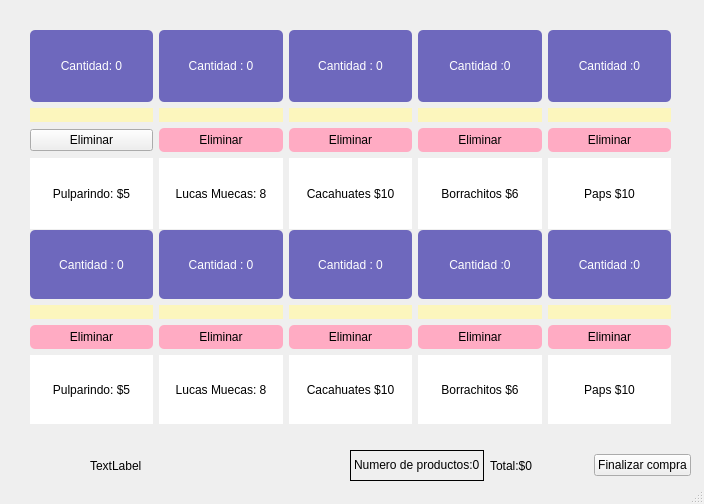
<?xml version="1.0" encoding="UTF-8"?>
<ui version="4.0">
 <class>MainWindow</class>
 <widget class="QMainWindow" name="MainWindow">
  <property name="geometry">
   <rect>
    <x>0</x>
    <y>0</y>
    <width>704</width>
    <height>504</height>
   </rect>
  </property>
  <property name="windowTitle">
   <string>MainWindow</string>
  </property>
  <property name="autoFillBackground">
   <bool>false</bool>
  </property>
  <property name="styleSheet">
   <string notr="true">Background: #d0a6e2;
hover{ background: #fff;}</string>
  </property>
  <widget class="QWidget" name="centralwidget">
   <widget class="QWidget" name="gridLayoutWidget">
    <property name="geometry">
     <rect>
      <x>30</x>
      <y>30</y>
      <width>641</width>
      <height>199</height>
     </rect>
    </property>
    <layout class="QGridLayout" name="gridLayout">
     <item row="2" column="1">
      <widget class="QPushButton" name="producto2ButtonD">
       <property name="cursor">
        <cursorShape>PointingHandCursor</cursorShape>
       </property>
       <property name="styleSheet">
        <string notr="true">background:#ffabc3; border-radius: 5px; padding:5px</string>
       </property>
       <property name="text">
        <string>Eliminar</string>
       </property>
      </widget>
     </item>
     <item row="2" column="2">
      <widget class="QPushButton" name="producto3ButtonD">
       <property name="cursor">
        <cursorShape>PointingHandCursor</cursorShape>
       </property>
       <property name="styleSheet">
        <string notr="true">background:#ffabc3; border-radius: 5px; padding:5px</string>
       </property>
       <property name="text">
        <string>Eliminar</string>
       </property>
      </widget>
     </item>
     <item row="1" column="0">
      <widget class="QPushButton" name="producto1Button">
       <property name="cursor">
        <cursorShape>PointingHandCursor</cursorShape>
       </property>
       <property name="styleSheet">
        <string notr="true">background: #fcf6bd;
border-radius: 10px;</string>
       </property>
       <property name="text">
        <string/>
       </property>
       <property name="icon">
        <iconset>
         <normaloff>../img/pulparindo-3.png</normaloff>../img/pulparindo-3.png</iconset>
       </property>
       <property name="iconSize">
        <size>
         <width>100</width>
         <height>100</height>
        </size>
       </property>
      </widget>
     </item>
     <item row="1" column="1">
      <widget class="QPushButton" name="producto2Button">
       <property name="cursor">
        <cursorShape>PointingHandCursor</cursorShape>
       </property>
       <property name="styleSheet">
        <string notr="true">background: #fcf6bd;
border-radius: 10px;</string>
       </property>
       <property name="text">
        <string/>
       </property>
       <property name="icon">
        <iconset>
         <normaloff>../img/muecas.png</normaloff>../img/muecas.png</iconset>
       </property>
       <property name="iconSize">
        <size>
         <width>100</width>
         <height>100</height>
        </size>
       </property>
      </widget>
     </item>
     <item row="2" column="3">
      <widget class="QPushButton" name="producto4ButtonD">
       <property name="cursor">
        <cursorShape>PointingHandCursor</cursorShape>
       </property>
       <property name="styleSheet">
        <string notr="true">background:#ffabc3; border-radius: 5px; padding:5px</string>
       </property>
       <property name="text">
        <string>Eliminar</string>
       </property>
      </widget>
     </item>
     <item row="2" column="4">
      <widget class="QPushButton" name="producto5ButtonD">
       <property name="cursor">
        <cursorShape>PointingHandCursor</cursorShape>
       </property>
       <property name="styleSheet">
        <string notr="true">background:#ffabc3; border-radius: 5px; padding:5px</string>
       </property>
       <property name="text">
        <string>Eliminar</string>
       </property>
      </widget>
     </item>
     <item row="1" column="2">
      <widget class="QPushButton" name="producto3Button">
       <property name="cursor">
        <cursorShape>PointingHandCursor</cursorShape>
       </property>
       <property name="styleSheet">
        <string notr="true">background: #fcf6bd;
border-radius: 10px;</string>
       </property>
       <property name="text">
        <string/>
       </property>
       <property name="icon">
        <iconset>
         <normaloff>../img/cacahuate.png</normaloff>../img/cacahuate.png</iconset>
       </property>
       <property name="iconSize">
        <size>
         <width>100</width>
         <height>100</height>
        </size>
       </property>
      </widget>
     </item>
     <item row="1" column="3">
      <widget class="QPushButton" name="producto4Button">
       <property name="cursor">
        <cursorShape>PointingHandCursor</cursorShape>
       </property>
       <property name="styleSheet">
        <string notr="true">background: #fcf6bd;
border-radius: 10px;</string>
       </property>
       <property name="text">
        <string/>
       </property>
       <property name="icon">
        <iconset>
         <normaloff>../img/tarugo.png</normaloff>../img/tarugo.png</iconset>
       </property>
       <property name="iconSize">
        <size>
         <width>100</width>
         <height>100</height>
        </size>
       </property>
      </widget>
     </item>
     <item row="1" column="4">
      <widget class="QPushButton" name="producto5Button">
       <property name="cursor">
        <cursorShape>PointingHandCursor</cursorShape>
       </property>
       <property name="styleSheet">
        <string notr="true">background: #fcf6bd;
border-radius: 10px;</string>
       </property>
       <property name="text">
        <string/>
       </property>
       <property name="icon">
        <iconset>
         <normaloff>../img/paps.png</normaloff>../img/paps.png</iconset>
       </property>
       <property name="iconSize">
        <size>
         <width>100</width>
         <height>100</height>
        </size>
       </property>
      </widget>
     </item>
     <item row="2" column="0">
      <widget class="QPushButton" name="producto1ButtonD">
       <property name="cursor">
        <cursorShape>PointingHandCursor</cursorShape>
       </property>
       <property name="mouseTracking">
        <bool>false</bool>
       </property>
       <property name="styleSheet">
        <string notr="true">background:#ffabc3; border-radius: 5px; padding:5px; 
hover{color:red}; 
</string>
       </property>
       <property name="inputMethodHints">
        <set>Qt::ImhNone</set>
       </property>
       <property name="text">
        <string>Eliminar</string>
       </property>
       <property name="checkable">
        <bool>false</bool>
       </property>
       <property name="flat">
        <bool>false</bool>
       </property>
      </widget>
     </item>
     <item row="0" column="0">
      <widget class="QLabel" name="producto1label">
       <property name="mouseTracking">
        <bool>false</bool>
       </property>
       <property name="styleSheet">
        <string notr="true">color : #fff; background: #6e68bd; border-radius:5px; text-align: center;</string>
       </property>
       <property name="text">
        <string>Cantidad: 0</string>
       </property>
       <property name="alignment">
        <set>Qt::AlignCenter</set>
       </property>
      </widget>
     </item>
     <item row="0" column="1">
      <widget class="QLabel" name="producto2label">
       <property name="styleSheet">
        <string notr="true">color : #fff; background: #6e68bd; border-radius:5px; text-align: center;</string>
       </property>
       <property name="text">
        <string>Cantidad : 0</string>
       </property>
       <property name="alignment">
        <set>Qt::AlignCenter</set>
       </property>
      </widget>
     </item>
     <item row="0" column="2">
      <widget class="QLabel" name="producto3label">
       <property name="styleSheet">
        <string notr="true">color : #fff; background: #6e68bd; border-radius:5px; text-align: center;</string>
       </property>
       <property name="text">
        <string>Cantidad : 0</string>
       </property>
       <property name="alignment">
        <set>Qt::AlignCenter</set>
       </property>
      </widget>
     </item>
     <item row="0" column="3">
      <widget class="QLabel" name="producto4label">
       <property name="styleSheet">
        <string notr="true">color : #fff; background: #6e68bd; border-radius:5px; text-align: center;</string>
       </property>
       <property name="text">
        <string>Cantidad :0</string>
       </property>
       <property name="alignment">
        <set>Qt::AlignCenter</set>
       </property>
      </widget>
     </item>
     <item row="0" column="4">
      <widget class="QLabel" name="producto5label">
       <property name="styleSheet">
        <string notr="true">color : #fff; background: #6e68bd; border-radius:5px; text-align: center;</string>
       </property>
       <property name="text">
        <string>Cantidad :0</string>
       </property>
       <property name="alignment">
        <set>Qt::AlignCenter</set>
       </property>
      </widget>
     </item>
     <item row="3" column="0">
      <widget class="QLabel" name="productoDescLabel1">
       <property name="styleSheet">
        <string notr="true">background: white</string>
       </property>
       <property name="text">
        <string>Pulparindo: $5</string>
       </property>
       <property name="alignment">
        <set>Qt::AlignCenter</set>
       </property>
      </widget>
     </item>
     <item row="3" column="1">
      <widget class="QLabel" name="productoDescLabel2">
       <property name="styleSheet">
        <string notr="true">background: white</string>
       </property>
       <property name="text">
        <string>Lucas Muecas: 8</string>
       </property>
       <property name="alignment">
        <set>Qt::AlignCenter</set>
       </property>
      </widget>
     </item>
     <item row="3" column="2">
      <widget class="QLabel" name="productoDescLabel3">
       <property name="styleSheet">
        <string notr="true">background: white</string>
       </property>
       <property name="text">
        <string>Cacahuates $10</string>
       </property>
       <property name="alignment">
        <set>Qt::AlignCenter</set>
       </property>
      </widget>
     </item>
     <item row="3" column="3">
      <widget class="QLabel" name="productoDescLabel4">
       <property name="styleSheet">
        <string notr="true">background: white</string>
       </property>
       <property name="text">
        <string>Borrachitos $6</string>
       </property>
       <property name="alignment">
        <set>Qt::AlignCenter</set>
       </property>
      </widget>
     </item>
     <item row="3" column="4">
      <widget class="QLabel" name="productoDescLabel5">
       <property name="styleSheet">
        <string notr="true">background: white</string>
       </property>
       <property name="text">
        <string>Paps $10</string>
       </property>
       <property name="alignment">
        <set>Qt::AlignCenter</set>
       </property>
      </widget>
     </item>
    </layout>
   </widget>
   <widget class="QWidget" name="horizontalLayoutWidget">
    <property name="geometry">
     <rect>
      <x>350</x>
      <y>450</y>
      <width>341</width>
      <height>31</height>
     </rect>
    </property>
    <layout class="QHBoxLayout" name="horizontalLayout">
     <item>
      <widget class="QLabel" name="productoslabeln">
       <property name="autoFillBackground">
        <bool>false</bool>
       </property>
       <property name="frameShape">
        <enum>QFrame::Box</enum>
       </property>
       <property name="frameShadow">
        <enum>QFrame::Plain</enum>
       </property>
       <property name="text">
        <string>Numero de productos:0</string>
       </property>
       <property name="textFormat">
        <enum>Qt::RichText</enum>
       </property>
      </widget>
     </item>
     <item>
      <widget class="QLabel" name="totallabel">
       <property name="text">
        <string>Total:$0</string>
       </property>
       <property name="textFormat">
        <enum>Qt::PlainText</enum>
       </property>
      </widget>
     </item>
     <item>
      <widget class="QPushButton" name="pushButton_6">
       <property name="cursor">
        <cursorShape>PointingHandCursor</cursorShape>
       </property>
       <property name="text">
        <string>Finalizar compra</string>
       </property>
      </widget>
     </item>
    </layout>
   </widget>
   <widget class="QWidget" name="gridLayoutWidget_2">
    <property name="geometry">
     <rect>
      <x>30</x>
      <y>230</y>
      <width>641</width>
      <height>194</height>
     </rect>
    </property>
    <layout class="QGridLayout" name="gridLayout_2">
     <item row="2" column="1">
      <widget class="QPushButton" name="producto7ButtonD">
       <property name="cursor">
        <cursorShape>PointingHandCursor</cursorShape>
       </property>
       <property name="styleSheet">
        <string notr="true">background:#ffabc3; border-radius: 5px; padding:5px</string>
       </property>
       <property name="text">
        <string>Eliminar</string>
       </property>
      </widget>
     </item>
     <item row="2" column="2">
      <widget class="QPushButton" name="producto8ButtonD">
       <property name="cursor">
        <cursorShape>PointingHandCursor</cursorShape>
       </property>
       <property name="styleSheet">
        <string notr="true">background:#ffabc3; border-radius: 5px; padding:5px</string>
       </property>
       <property name="text">
        <string>Eliminar</string>
       </property>
      </widget>
     </item>
     <item row="1" column="0">
      <widget class="QPushButton" name="producto6Button">
       <property name="cursor">
        <cursorShape>PointingHandCursor</cursorShape>
       </property>
       <property name="styleSheet">
        <string notr="true">background: #fcf6bd;
border-radius: 10px;</string>
       </property>
       <property name="text">
        <string/>
       </property>
       <property name="icon">
        <iconset>
         <normaloff>../img/pulparindo-3.png</normaloff>../img/pulparindo-3.png</iconset>
       </property>
       <property name="iconSize">
        <size>
         <width>100</width>
         <height>100</height>
        </size>
       </property>
      </widget>
     </item>
     <item row="1" column="1">
      <widget class="QPushButton" name="producto7Button">
       <property name="cursor">
        <cursorShape>PointingHandCursor</cursorShape>
       </property>
       <property name="styleSheet">
        <string notr="true">background: #fcf6bd;
border-radius: 10px;</string>
       </property>
       <property name="text">
        <string/>
       </property>
       <property name="icon">
        <iconset>
         <normaloff>../img/muecas.png</normaloff>../img/muecas.png</iconset>
       </property>
       <property name="iconSize">
        <size>
         <width>100</width>
         <height>100</height>
        </size>
       </property>
      </widget>
     </item>
     <item row="2" column="3">
      <widget class="QPushButton" name="producto9ButtonD">
       <property name="cursor">
        <cursorShape>PointingHandCursor</cursorShape>
       </property>
       <property name="styleSheet">
        <string notr="true">background:#ffabc3; border-radius: 5px; padding:5px</string>
       </property>
       <property name="text">
        <string>Eliminar</string>
       </property>
      </widget>
     </item>
     <item row="2" column="4">
      <widget class="QPushButton" name="producto10ButtonD">
       <property name="cursor">
        <cursorShape>PointingHandCursor</cursorShape>
       </property>
       <property name="styleSheet">
        <string notr="true">background:#ffabc3; border-radius: 5px; padding:5px</string>
       </property>
       <property name="text">
        <string>Eliminar</string>
       </property>
      </widget>
     </item>
     <item row="1" column="2">
      <widget class="QPushButton" name="producto8Button">
       <property name="cursor">
        <cursorShape>PointingHandCursor</cursorShape>
       </property>
       <property name="styleSheet">
        <string notr="true">background: #fcf6bd;
border-radius: 10px;</string>
       </property>
       <property name="text">
        <string/>
       </property>
       <property name="icon">
        <iconset>
         <normaloff>../img/cacahuate.png</normaloff>../img/cacahuate.png</iconset>
       </property>
       <property name="iconSize">
        <size>
         <width>100</width>
         <height>100</height>
        </size>
       </property>
      </widget>
     </item>
     <item row="1" column="3">
      <widget class="QPushButton" name="producto9Button">
       <property name="cursor">
        <cursorShape>PointingHandCursor</cursorShape>
       </property>
       <property name="styleSheet">
        <string notr="true">background: #fcf6bd;
border-radius: 10px;</string>
       </property>
       <property name="text">
        <string/>
       </property>
       <property name="icon">
        <iconset>
         <normaloff>../img/tarugo.png</normaloff>../img/tarugo.png</iconset>
       </property>
       <property name="iconSize">
        <size>
         <width>100</width>
         <height>100</height>
        </size>
       </property>
      </widget>
     </item>
     <item row="1" column="4">
      <widget class="QPushButton" name="producto10Button">
       <property name="cursor">
        <cursorShape>PointingHandCursor</cursorShape>
       </property>
       <property name="styleSheet">
        <string notr="true">background: #fcf6bd;
border-radius: 10px;</string>
       </property>
       <property name="text">
        <string/>
       </property>
       <property name="icon">
        <iconset>
         <normaloff>../img/paps.png</normaloff>../img/paps.png</iconset>
       </property>
       <property name="iconSize">
        <size>
         <width>100</width>
         <height>100</height>
        </size>
       </property>
      </widget>
     </item>
     <item row="2" column="0">
      <widget class="QPushButton" name="producto6ButtonD">
       <property name="cursor">
        <cursorShape>PointingHandCursor</cursorShape>
       </property>
       <property name="styleSheet">
        <string notr="true">background:#ffabc3; border-radius: 5px; padding:5px</string>
       </property>
       <property name="text">
        <string>Eliminar</string>
       </property>
      </widget>
     </item>
     <item row="0" column="1">
      <widget class="QLabel" name="producto7label">
       <property name="styleSheet">
        <string notr="true">color : #fff; background: #6e68bd; border-radius:5px; text-align: center;</string>
       </property>
       <property name="text">
        <string>Cantidad : 0</string>
       </property>
       <property name="alignment">
        <set>Qt::AlignCenter</set>
       </property>
      </widget>
     </item>
     <item row="0" column="2">
      <widget class="QLabel" name="producto8label">
       <property name="styleSheet">
        <string notr="true">color : #fff; background: #6e68bd; border-radius:5px; text-align: center;</string>
       </property>
       <property name="text">
        <string>Cantidad : 0</string>
       </property>
       <property name="alignment">
        <set>Qt::AlignCenter</set>
       </property>
      </widget>
     </item>
     <item row="0" column="3">
      <widget class="QLabel" name="producto9label">
       <property name="styleSheet">
        <string notr="true">color : #fff; background: #6e68bd; border-radius:5px; text-align: center;</string>
       </property>
       <property name="text">
        <string>Cantidad :0</string>
       </property>
       <property name="alignment">
        <set>Qt::AlignCenter</set>
       </property>
      </widget>
     </item>
     <item row="0" column="4">
      <widget class="QLabel" name="producto10label">
       <property name="styleSheet">
        <string notr="true">color : #fff; background: #6e68bd; border-radius:5px; text-align: center;</string>
       </property>
       <property name="text">
        <string>Cantidad :0</string>
       </property>
       <property name="alignment">
        <set>Qt::AlignCenter</set>
       </property>
      </widget>
     </item>
     <item row="3" column="0">
      <widget class="QLabel" name="productoDescLabel6">
       <property name="styleSheet">
        <string notr="true">background: white</string>
       </property>
       <property name="text">
        <string>Pulparindo: $5</string>
       </property>
       <property name="alignment">
        <set>Qt::AlignCenter</set>
       </property>
      </widget>
     </item>
     <item row="3" column="1">
      <widget class="QLabel" name="productoDescLabel7">
       <property name="styleSheet">
        <string notr="true">background: white</string>
       </property>
       <property name="text">
        <string>Lucas Muecas: 8</string>
       </property>
       <property name="alignment">
        <set>Qt::AlignCenter</set>
       </property>
      </widget>
     </item>
     <item row="3" column="2">
      <widget class="QLabel" name="productoDescLabel8">
       <property name="styleSheet">
        <string notr="true">background: white</string>
       </property>
       <property name="text">
        <string>Cacahuates $10</string>
       </property>
       <property name="alignment">
        <set>Qt::AlignCenter</set>
       </property>
      </widget>
     </item>
     <item row="3" column="3">
      <widget class="QLabel" name="productoDescLabel9">
       <property name="styleSheet">
        <string notr="true">background: white</string>
       </property>
       <property name="text">
        <string>Borrachitos $6</string>
       </property>
       <property name="alignment">
        <set>Qt::AlignCenter</set>
       </property>
      </widget>
     </item>
     <item row="3" column="4">
      <widget class="QLabel" name="productoDescLabel10">
       <property name="styleSheet">
        <string notr="true">background: white</string>
       </property>
       <property name="text">
        <string>Paps $10</string>
       </property>
       <property name="alignment">
        <set>Qt::AlignCenter</set>
       </property>
      </widget>
     </item>
     <item row="0" column="0">
      <widget class="QLabel" name="producto6label">
       <property name="styleSheet">
        <string notr="true">color : #fff; background: #6e68bd; border-radius:5px; text-align: center;</string>
       </property>
       <property name="text">
        <string>Cantidad : 0</string>
       </property>
       <property name="alignment">
        <set>Qt::AlignCenter</set>
       </property>
      </widget>
     </item>
    </layout>
   </widget>
   <widget class="QLabel" name="label">
    <property name="geometry">
     <rect>
      <x>90</x>
      <y>430</y>
      <width>81</width>
      <height>71</height>
     </rect>
    </property>
    <property name="autoFillBackground">
     <bool>false</bool>
    </property>
    <property name="styleSheet">
     <string notr="true">background-image: url(:/Views/muecas.png)</string>
    </property>
    <property name="text">
     <string>TextLabel</string>
    </property>
   </widget>
  </widget>
  <widget class="QStatusBar" name="statusbar"/>
 </widget>
 <resources/>
 <connections/>
</ui>
